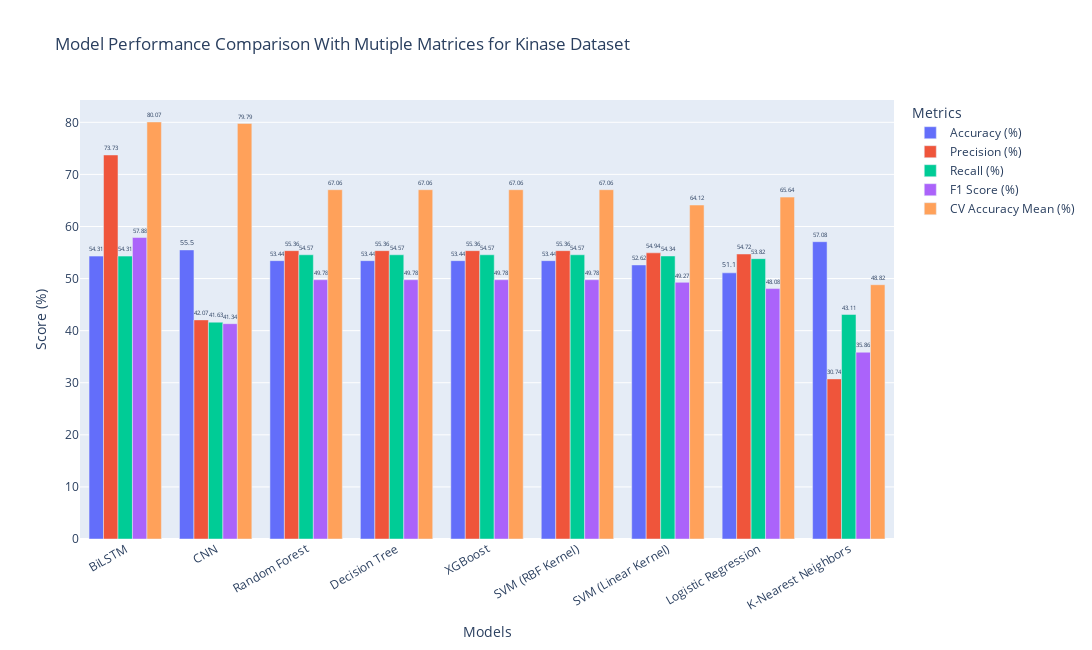

The code cell stored with this chart in its notebook:
### Markdown cell above
Code for Model Comparision for all metrices in one Graph for each dataset (kinase and GPCR)

### Code cell
## Model Performance Comparison With Mutiple Matrices for Kinase Dataset
import plotly.graph_objects as go
import pandas as pd

# Data
data = {
    "Model": [
        "BiLSTM", "CNN", "Random Forest", "Decision Tree", "XGBoost",
        "SVM (RBF Kernel)", "SVM (Linear Kernel)", "Logistic Regression",
        "K-Nearest Neighbors"
    ],
    "Accuracy (%)": [54.31, 55.50, 53.44, 53.44, 53.44, 53.44, 52.62, 51.10, 57.08],
    "Precision (%)": [73.73, 42.07, 55.36, 55.36, 55.36, 55.36, 54.94, 54.72, 30.74],
    "Recall (%)": [54.31, 41.63, 54.57, 54.57, 54.57, 54.57, 54.34, 53.82, 43.11],
    "F1 Score (%)": [57.88, 41.34, 49.78, 49.78, 49.78, 49.78, 49.27, 48.08, 35.86],
    "CV Accuracy Mean (%)": [80.07, 79.79, 67.06, 67.06, 67.06, 67.06, 64.12, 65.64, 48.82]
}

df = pd.DataFrame(data)

# Create grouped bar chart with labels
fig = go.Figure()

metrics = ["Accuracy (%)", "Precision (%)", "Recall (%)", "F1 Score (%)", "CV Accuracy Mean (%)"]

for metric in metrics:
    fig.add_trace(go.Bar(
        x=df["Model"],
        y=df[metric],
        name=metric,
        text=df[metric],  # Add labels
        textposition="outside"
    ))

# Update layout
fig.update_layout(
    title="Model Performance Comparison With Mutiple Matrices for Kinase Dataset",
    xaxis_title="Models",
    yaxis_title="Score (%)",
    barmode='group',
    template="plotly",
    xaxis_tickangle=-30,
    legend_title="Metrics",
    width=1100,
    height=650
)

fig.show()

### Figure 1 — Plotly figure (JSON) as saved in the notebook; plotly's stock layout.template omitted (floating-point values rounded to 4 significant figures)
{"data": [{"name": "Accuracy (%)", "text": [54.31, 55.5, 53.44, 53.44, 53.44, 53.44, 52.62, 51.1, 57.08], "textposition": "outside", "type": "bar", "x": ["BiLSTM", "CNN", "Random Forest", "Decision Tree", "XGBoost", "SVM (RBF Kernel)", "SVM (Linear Kernel)", "Logistic Regression", "K-Nearest Neighbors"], "y": [54.31, 55.5, 53.44, 53.44, 53.44, 53.44, 52.62, 51.1, 57.08]}, {"name": "Precision (%)", "text": [73.73, 42.07, 55.36, 55.36, 55.36, 55.36, 54.94, 54.72, 30.74], "textposition": "outside", "type": "bar", "x": ["BiLSTM", "CNN", "Random Forest", "Decision Tree", "XGBoost", "SVM (RBF Kernel)", "SVM (Linear Kernel)", "Logistic Regression", "K-Nearest Neighbors"], "y": [73.73, 42.07, 55.36, 55.36, 55.36, 55.36, 54.94, 54.72, 30.74]}, {"name": "Recall (%)", "text": [54.31, 41.63, 54.57, 54.57, 54.57, 54.57, 54.34, 53.82, 43.11], "textposition": "outside", "type": "bar", "x": ["BiLSTM", "CNN", "Random Forest", "Decision Tree", "XGBoost", "SVM (RBF Kernel)", "SVM (Linear Kernel)", "Logistic Regression", "K-Nearest Neighbors"], "y": [54.31, 41.63, 54.57, 54.57, 54.57, 54.57, 54.34, 53.82, 43.11]}, {"name": "F1 Score (%)", "text": [57.88, 41.34, 49.78, 49.78, 49.78, 49.78, 49.27, 48.08, 35.86], "textposition": "outside", "type": "bar", "x": ["BiLSTM", "CNN", "Random Forest", "Decision Tree", "XGBoost", "SVM (RBF Kernel)", "SVM (Linear Kernel)", "Logistic Regression", "K-Nearest Neighbors"], "y": [57.88, 41.34, 49.78, 49.78, 49.78, 49.78, 49.27, 48.08, 35.86]}, {"name": "CV Accuracy Mean (%)", "text": [80.07, 79.79, 67.06, 67.06, 67.06, 67.06, 64.12, 65.64, 48.82], "textposition": "outside", "type": "bar", "x": ["BiLSTM", "CNN", "Random Forest", "Decision Tree", "XGBoost", "SVM (RBF Kernel)", "SVM (Linear Kernel)", "Logistic Regression", "K-Nearest Neighbors"], "y": [80.07, 79.79, 67.06, 67.06, 67.06, 67.06, 64.12, 65.64, 48.82]}], "layout": {"barmode": "group", "height": 650, "legend": {"title": {"text": "Metrics"}}, "title": {"text": "Model Performance Comparison With Mutiple Matrices for Kinase Dataset"}, "width": 1100, "xaxis": {"tickangle": -30, "title": {"text": "Models"}}, "yaxis": {"title": {"text": "Score (%)"}}}}
